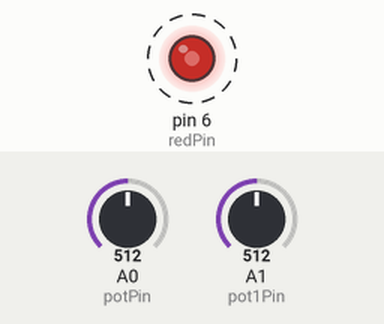
The sketch below on a simulated Arduino Uno, built with avr-gcc and run on an emulated ATmega328P. Parts: output pins drawn as LEDs (lit = HIGH). Dashed ring = blinking. The inputs (shaded band) are chosen by the test bench; at power-on: A1 (pot1Pin) = 512, A0 (potPin) = 512. What the sketch prints to the serial monitor is not drawn.

Above: at 1.29 s.
1.3 s: A1 (pot1Pin) set to 0
2.8 s: A0 (potPin) set to 716
At 3.6 s:
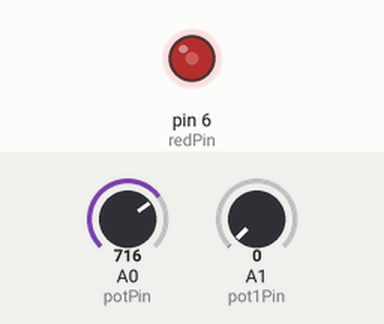
4.3 s: A1 (pot1Pin) set to 110
At 4.52 s:
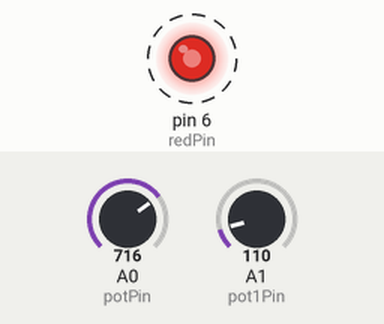
7.3 s: A0 (potPin) set to 900
10.3 s: A0 (potPin) set to 511
13.3 s: A0 (potPin) set to 6
16.3 s: A0 (potPin) set to 3
At 16.9 s:
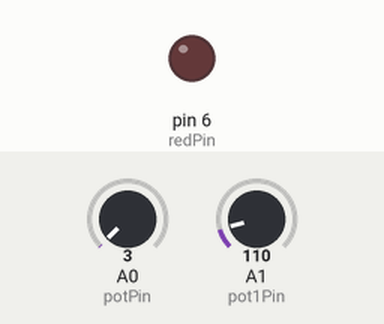
Timing chart, 0 to 18.8 s (numbered marks = the images above; inputs shaded):
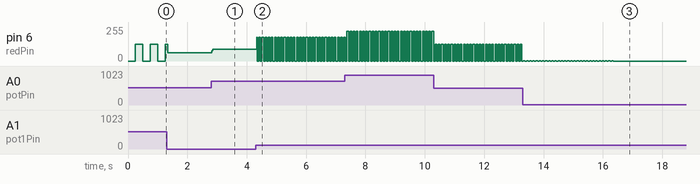

The sketch:

potentiometer.ino
```cpp
#define redPin 6
#define potPin A0
#define pot1Pin A1
unsigned long noteTime = millis();
unsigned long note1Time = millis();
boolean ledState = false;
int valueOf8bit;
int valueOf8bit1;
int anV;
int anV1;
void setup() {
  // put your setup code here, to run once:
  Serial.begin(115200);
  pinMode(redPin,OUTPUT);
}

void loop() {
  // put your main code here, to run repeatedly:
  blinkLed();
}

void doSomething(){
  unsigned long currentTime = millis();
  if((currentTime - noteTime)>=100){
    noteTime = currentTime;
    anV = analogRead(potPin);
    valueOf8bit = (float)anV/1023*255;
    analogWrite(redPin,valueOf8bit);
    Serial.println(valueOf8bit);
  }
}

void blinkLed(){
  unsigned long currentTime = millis();
  anV = analogRead(potPin);
  anV1 = analogRead(pot1Pin);
  valueOf8bit = (float)anV/1023*255;
  valueOf8bit1 = (float)anV1/1023*500;
  if((currentTime-note1Time) >= valueOf8bit1){
    note1Time = currentTime;
      Serial.println(valueOf8bit1);
      if(ledState == false){
        analogWrite(redPin,valueOf8bit);
        ledState = true;
      }else{
        digitalWrite(redPin,LOW);
        ledState = false;
      }
  }
}
```

Measured:
- the behaviour switches between 5 and 4 on A0 (potPin) (found by bisection; images 2 and 3)
- after the input at 2.8 s, pin 6 (redPin): 63/255 → 89/255 at once
- after the input at 4.3 s, pin 6 (redPin): alternates 178/255 for 0.05 s and 0/255 for 0.05 s, starting at once
- after the input at 16.3 s, pin 6 (redPin): goes on until 16.3 s, then stays 0/255
